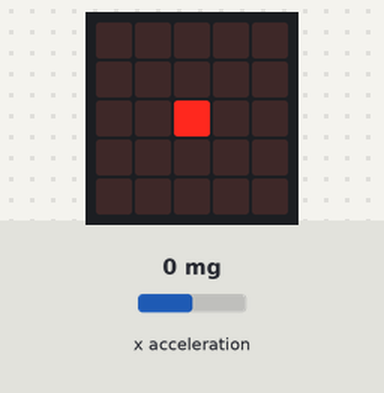
The program below on a simulated BBC micro:bit (MakeCode). Parts: the board's 5×5 LED display. Inputs (shaded band) come from the test bench; at power-on: x acceleration 0 mg.

Above: at 1.6 s.
1.7 s: x acceleration set to -392 mg
3.2 s: x acceleration set to -436 mg
At 4.4 s:
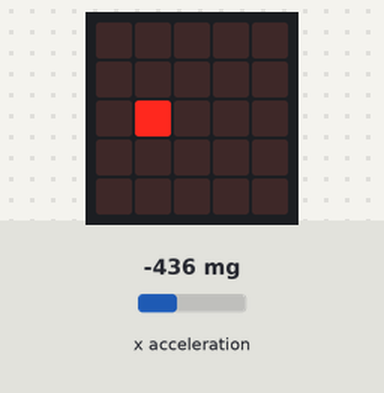
4.8 s: x acceleration set to -774 mg
6.3 s: x acceleration set to -862 mg
At 7.9 s:
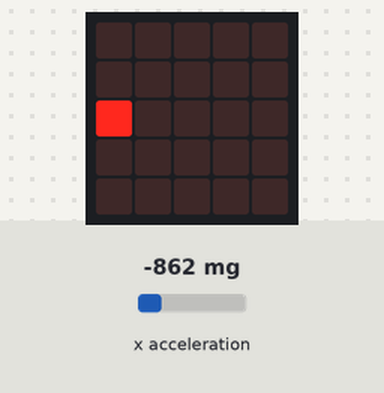
8.2 s: x acceleration set to 750 mg
At 9.5 s:
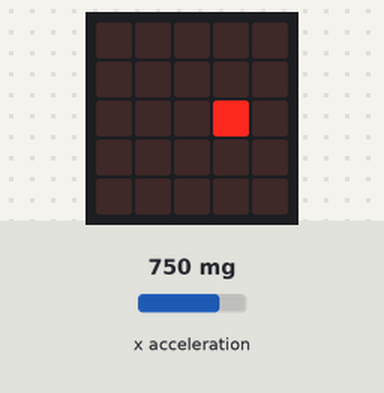
9.8 s: x acceleration set to 437 mg
11.3 s: x acceleration set to 365 mg
At 12.2 s:
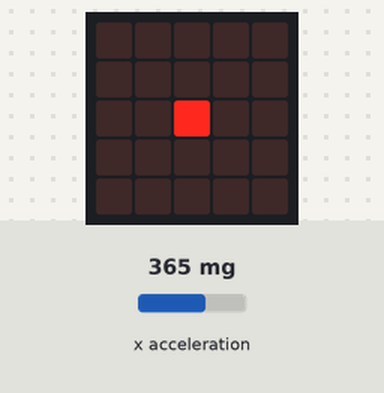
Timing chart, 0 to 13.8 s (numbered marks = the images above; inputs shaded):
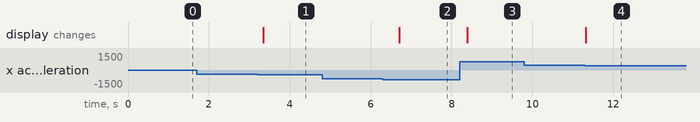

The program:

main.ts
```typescript
let ax = 0
basic.showLeds(`
    . . . . .
    . . . . .
    . . # . .
    . . . . .
    . . . . .
    `)
basic.forever(function () {
    ax = input.acceleration(Dimension.X)
    if (ax > 818 && ax <= 1023) {
        basic.showLeds(`
            . . . . .
            . . . . .
            . . . . #
            . . . . .
            . . . . .
            `)
    } else if (ax > 408 && ax <= 818) {
        basic.showLeds(`
            . . . . .
            . . . . .
            . . . # .
            . . . . .
            . . . . .
            `)
    } else if (ax > -409 && ax <= 409) {
        basic.showLeds(`
            . . . . .
            . . . . .
            . . # . .
            . . . . .
            . . . . .
            `)
    } else if (ax > -818 && ax <= -409) {
        basic.showLeds(`
            . . . . .
            . . . . .
            . # . . .
            . . . . .
            . . . . .
            `)
    } else {
        basic.showLeds(`
            . . . . .
            . . . . .
            # . . . .
            . . . . .
            . . . . .
            `)
    }
})
```

test.ts
```typescript
// aquí va el archivo "tests"; esto no se compilará cuando este paquete se utilice como una extensión.
```

Measured:
- the behaviour switches between -408 and -409 mg on x acceleration (found by bisection; images 0 and 1)
- the behaviour switches between -817 and -818 mg on x acceleration (found by bisection; images 1 and 2)
- the behaviour switches between 409 and 408 mg on x acceleration (found by bisection; images 3 and 4)
- after the input at 1.7 s, every drawn part: stays the same
- after the input at 3.2 s, the display: changes after 0.14 s (image 1)
- after the input at 4.8 s, every drawn part: stays the same
- after the input at 6.3 s, the display: changes after 0.40 s (image 2)
- after the input at 8.2 s, the display: changes after 0.18 s (image 3)
- after the input at 9.8 s, every drawn part: stays the same
- after the input at 11.3 s, the display: changes at once (image 4)
